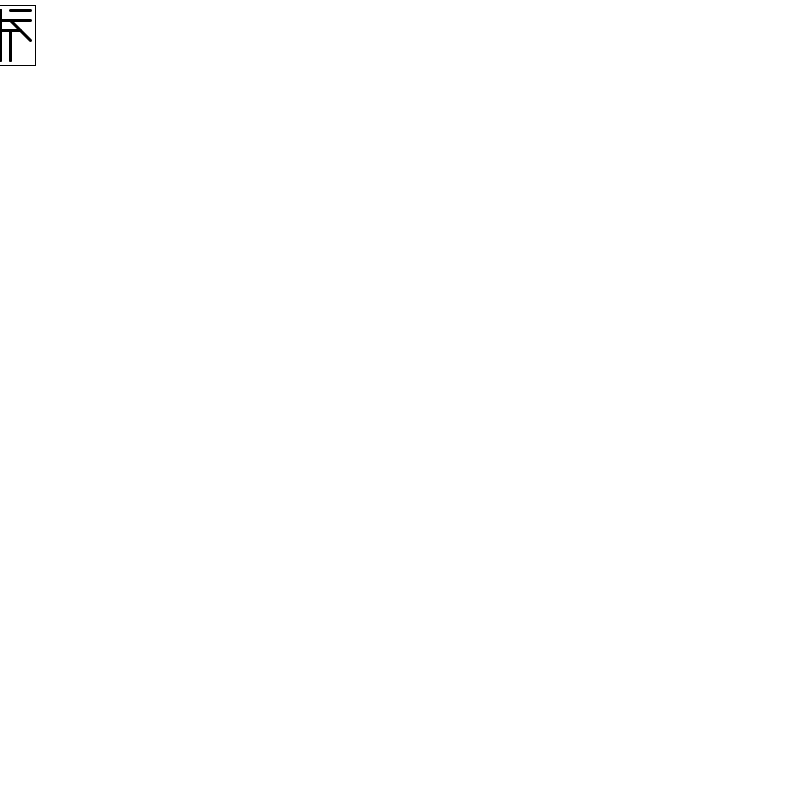
Frame 1 (no input)
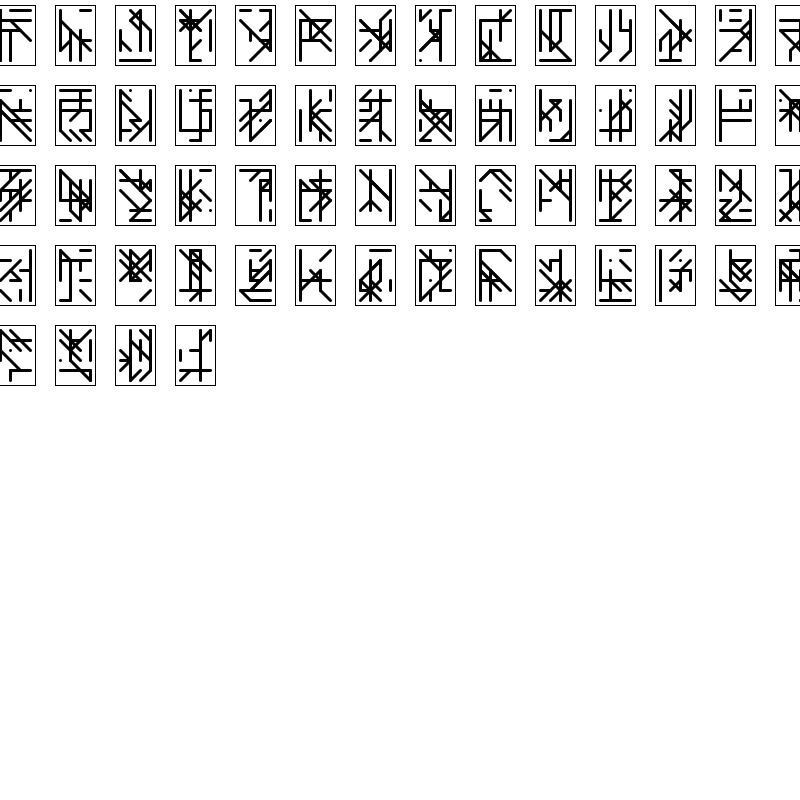
Frame 60 (the mouse pressed at the canvas centre just before this capture)
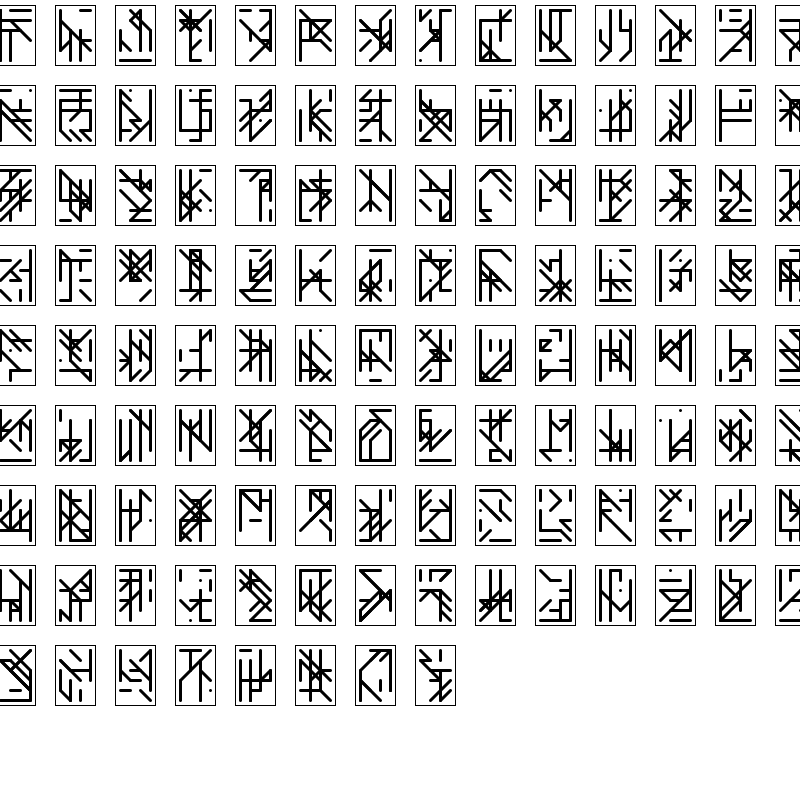
Frame 120 (the mouse held since frame 60 and released just before this capture)

The Processing sketch that drew these frames (run headless with seeded random() and noise(); from frame 60 on, the mouse is pressed at the canvas centre):

// Processing sketch: runes
// ── runes.pde
public class Vector {
  public float x;
  public float y;
  public Vector(float x, float y) {
    this.x=x;
    this.y=y;
  }
  public Vector(float a, float b,boolean angleInit) {
    if(angleInit){
      this.x=cos(a)*b;
      this.y=sin(a)*b;
    }else{
      this.x=a;
      this.y=b;
    }
  }
  public Vector(Vector vec) {
    this.x=vec.x;
    this.y=vec.y;
  }
  public void addVec(Vector vec) {
    x+=vec.x;
    y+=vec.y;
  }
  public void subVec(Vector vec) {
    x-=vec.x;
    y-=vec.y;
  }
  public void sclVec(float scale) {
    x*=scale;
    y*=scale;
  }
  public void nrmVec() {
    sclVec(1/getMag());
  }
  public void nrmVec(float mag) {
    sclVec(mag/getMag());
  }
  public void limVec(float lim) {
    float mag=getMag();
    if (mag>lim) {
      sclVec(lim/mag);
    }
  }
  public float getAng() {
    return atan2(y, x);
  }
  public float getAng(Vector vec) {
    return atan2(vec.y-y, vec.x-x);
  }
  public float getMag() {
    return sqrt(sq(x)+sq(y));
  }
  public float getMag(Vector vec) {
    return sqrt(sq(vec.x-x)+sq(vec.y-y));
  }
  public void rotVec(float rot) {
    float mag=getMag();
    float ang=getAng();
    ang+=rot;
    x=cos(ang)*mag;
    y=sin(ang)*mag;
  }
  public void rotVec(float rot,Vector pin) {//UNTESTED
    subVec(pin);
    float mag=getMag();
    float ang=getAng();
    ang+=rot;
    x=cos(ang)*mag;
    y=sin(ang)*mag;
    addVec(pin);
  }
  public void minVec(Vector min){
    x=min(x,min.x);
    y=min(y,min.y);
  }
  public void maxVec(Vector max){
    x=max(x,max.x);
    y=max(y,max.y);
  }
  public boolean inRange(Vector vec,float dist){
    float diffX=abs(vec.x-x);
    if(diffX>dist){
      return false;
    }
    float diffY=abs(vec.y-y);
    if(diffY>dist){
      return false;
    }
    return sqrt(sq(diffX)+sq(diffY))<=dist;
  }
  public void setVec(Vector vec){
    x=vec.x;
    y=vec.y;
  }
}
class Line{
  Vector c1;
  Vector c2;
  Line(Vector c1,Vector c2){
    this.c1=c1;
    this.c2=c2;
  }
}
class Rune{
  ArrayList<Vector> points;
  ArrayList<Line> lines;
  
  Rune(int complexity){
    points=new ArrayList<Vector>();
    lines=new ArrayList<Line>();
    for(int x=0;x<4;x++){
      for(int y=0;y<6;y++){
        points.add(new Vector(x,y));
      }  
    }
    for(int i=0;i<complexity;i++){
      //pick two random points to connect
      Vector c1=points.get((int)random(0,points.size()));
      Vector c2=points.get((int)random(0,points.size()));
      //only allow lines that follow certain alignments
      if(abs(c1.x-c2.x)==abs(c1.y-c2.y)||abs(c1.x-c2.x)==0||abs(c1.y-c2.y)==0){
        Line toAdd=new Line(c1,c2);
        lines.add(toAdd);
      }else{
        //if line couldn't be added try again
        i--;
      }
    }
  }
  //if all 4 sides are touched by at least 1 line
  boolean valid(){
    boolean touchPX=false;
    boolean touchNX=false;
    boolean touchPY=false;
    boolean touchNY=false;
    
    for(int i=0;i<lines.size();i++){
      touchPX=touchPX||lines.get(i).c1.x==3||lines.get(i).c2.x==3;
      touchNX=touchNX||lines.get(i).c1.x==0||lines.get(i).c2.x==0;
      
      touchPY=touchPY||lines.get(i).c1.y==5||lines.get(i).c2.y==5;
      touchNY=touchNY||lines.get(i).c1.y==0||lines.get(i).c2.y==0;
    }
    return touchPX&&touchNX&&touchPY&&touchNY;
  }
  void display(Vector pos){
    for(int i=0;i<lines.size();i++){
      line(lines.get(i).c1.x*size+pos.x,lines.get(i).c1.y*size+pos.y,lines.get(i).c2.x*size+pos.x,lines.get(i).c2.y*size+pos.y);
    }
  }
}
Vector drawer=new Vector(0,10);
float size=10;
void setup(){
  size(800,800);
  background(255);
}
void draw(){
  Rune stamp;
  do{
    stamp=new Rune(12);
  }while(!stamp.valid());
  //noStroke();
  //fill(150);
  strokeWeight(1);
  rect(drawer.x-5,drawer.y-5,size*3+10,size*5+10);
  strokeWeight(3);
  stroke(0);
  noFill();
  stamp.display(drawer);
  
  drawer.x+=30+30;
  if(drawer.x>width){
    drawer.x=0;
    drawer.y+=50+30;
  }
}
